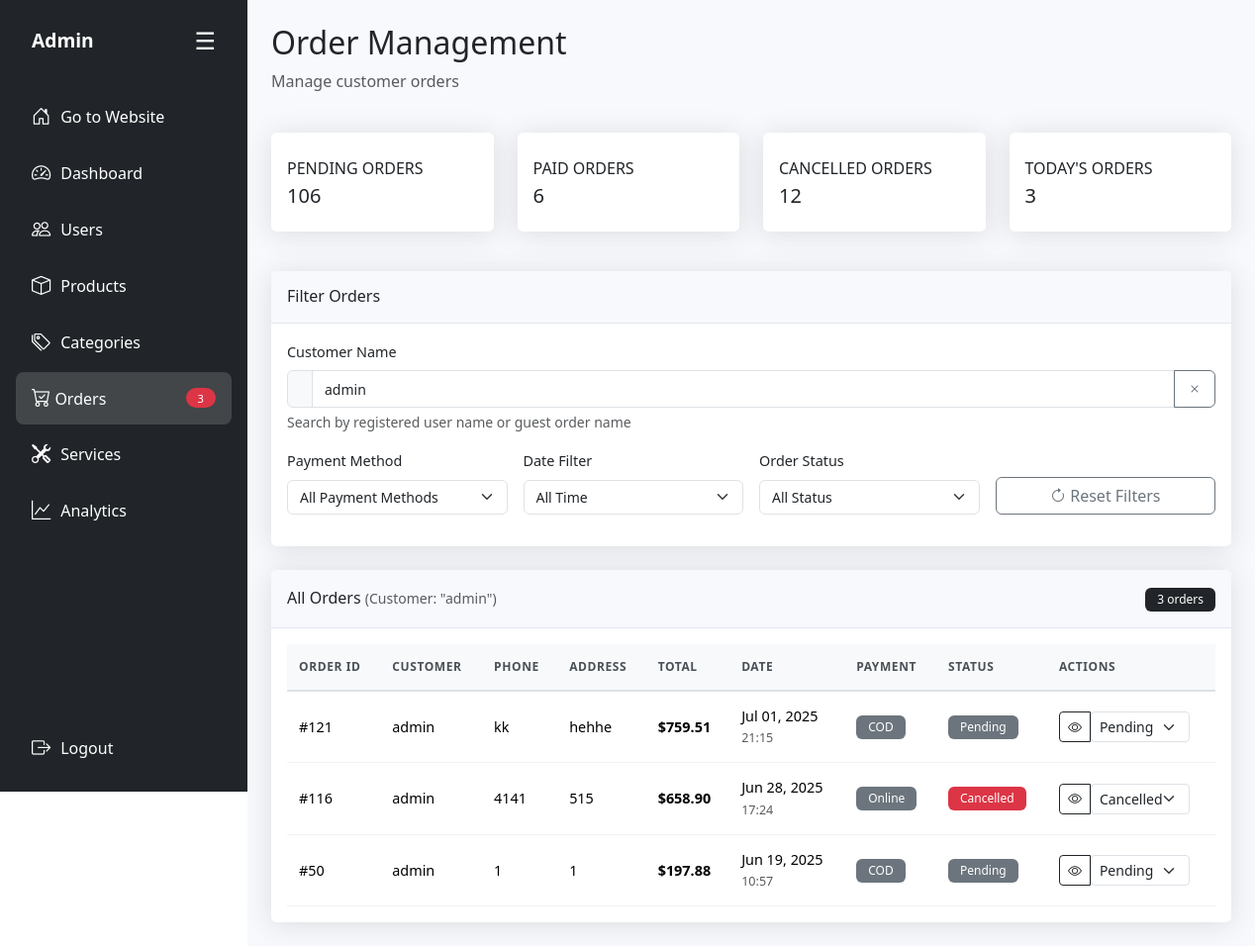
The page /admin/modules/orders.php?customer_filter=admin (signed in) on the database as committed earlier.
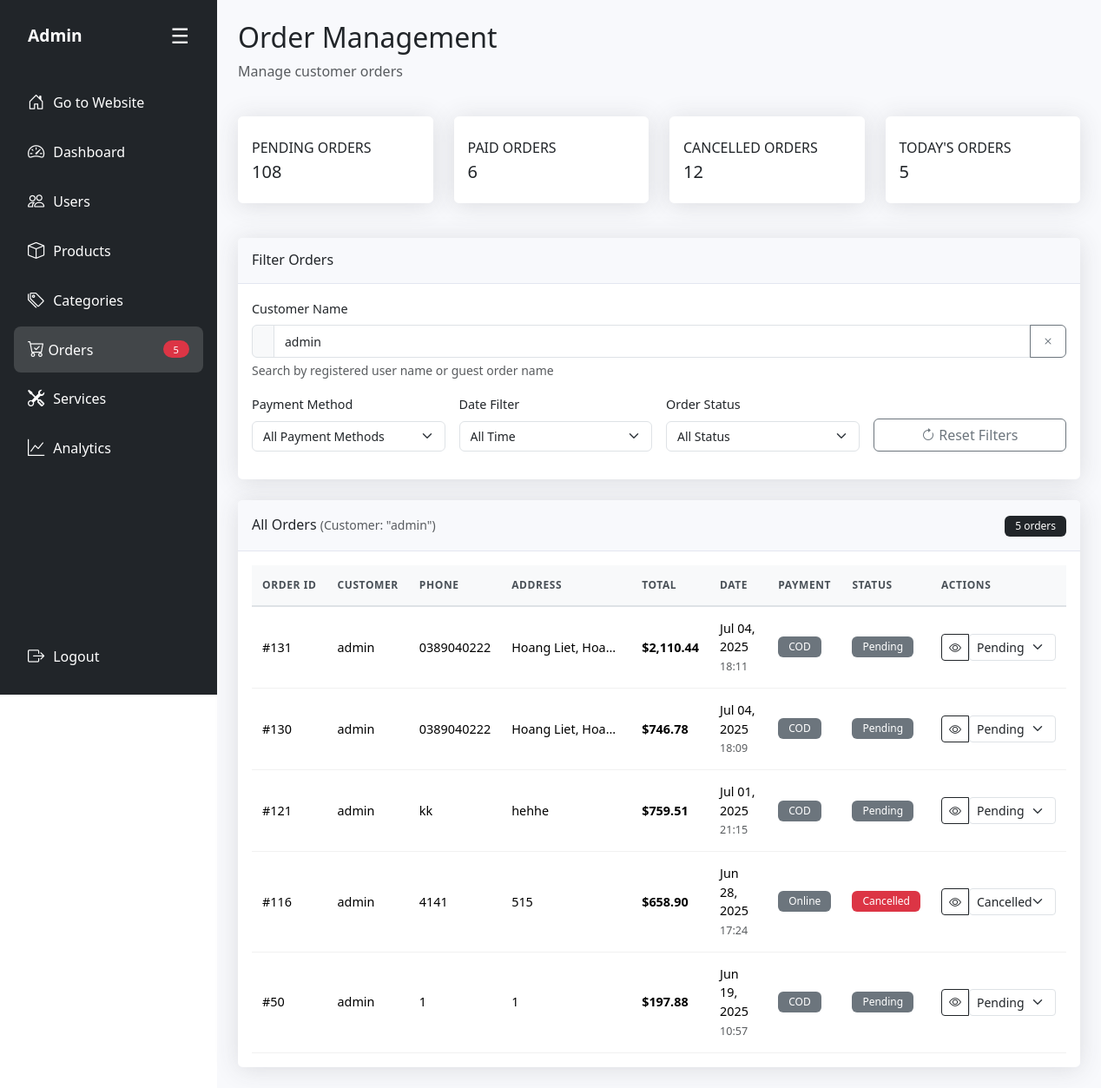
The same page on the database as committed later.
### tables this page shows
CREATE TABLE `bill` (
  `id` int(11) NOT NULL,
  `user_id` int(11) DEFAULT NULL,
  `order_date` datetime DEFAULT current_timestamp(),
  `order_name` varchar(50) NOT NULL,
  `order_phone` varchar(50) NOT NULL,
  `order_address` varchar(255) DEFAULT NULL,
  `order_total` decimal(12,2) DEFAULT NULL,
  `order_paymethod` tinyint(1) NOT NULL DEFAULT 0 COMMENT '0: thanh toán offline, 1: thanh toán online',
  `order_status` varchar(20) DEFAULT 'Pending'
);

CREATE TABLE `site_user` (
  `id` int(11) NOT NULL,
  `name` varchar(50) DEFAULT NULL,
  `address` varchar(255) DEFAULT NULL,
  `email` varchar(255) NOT NULL,
  `phone` varchar(50) DEFAULT NULL,
  `username` varchar(50) NOT NULL,
  `password` varchar(255) NOT NULL,
  `role` tinyint(1) NOT NULL DEFAULT 0,
  `reset_token` varchar(64) DEFAULT NULL
);

### admin/modules/orders.php (the view, shortened to what the changed rows need)
<?php
$current_page = 'orders';
require_once '../includes/admin-layout.php';
?>
<div class="row mb-4">
    <div class="col-12">
        <h2>Order Management</h2>
    </div>
</div>
<div class="row mb-4">
    <div class="col-xl-3 col-md-6 col-sm-6 mb-3">
        <div class="card h-100 py-2">
            <div class="card-body">
                <div class="row no-gutters align-items-center">
                    <div class="col mr-2">
                        <div class="text-xs font-weight-bold text-dark text-uppercase mb-1">Pending Orders</div>
                        <div class="h5 mb-0 font-weight-bold text-gray-800">
                            <?php
                            try {
                                $stmt = $conn->prepare("SELECT COUNT(*) as count FROM bill WHERE order_status IS NULL OR order_status = 'Pending'");
                                $stmt->execute();
                                echo $stmt->fetch()['count'];
                            } catch (Exception $e) {
                                echo "Error";
                            }
                            ?>
                        </div>
                    </div>
                </div>
            </div>
        </div>
    </div>
    <div class="col-xl-3 col-md-6 col-sm-6 mb-3">
        <div class="card h-100 py-2">
            <div class="card-body">
                <div class="row no-gutters align-items-center">
                    <div class="col mr-2">
                        <div class="text-xs font-weight-bold text-dark text-uppercase mb-1">Today's Orders</div>
                        <div class="h5 mb-0 font-weight-bold text-gray-800">
                            <?php
                            try {
                                $stmt = $conn->prepare("SELECT COUNT(*) as count FROM bill WHERE DATE(order_date) = CURDATE()");
                                $stmt->execute();
                                echo $stmt->fetch()['count'];
                            } catch (Exception $e) {
                                echo "Error";
                            }
                            ?>
                        </div>
                    </div>
                </div>
            </div>
        </div>
    </div>
</div>
<div class="row">
    <div class="col-12">
        <div class="card">
            <div class="card-header py-3 d-flex justify-content-between align-items-center">
                <div>
                    <?php
                    $count_sql = "SELECT COUNT(*) as total FROM bill b LEFT JOIN site_user u ON b.user_id = u.id WHERE 1=1";
                    $count_params = [];
                    if (!empty($_GET['customer_filter'])) {
                        $count_sql .= " AND (u.name LIKE ? OR b.order_name LIKE ?)";
                        $search_term = '%' . $_GET['customer_filter'] . '%';
                        $count_params[] = $search_term;
                        $count_params[] = $search_term;
                    }
                    try {
                        $count_stmt = $conn->prepare($count_sql);
                        if (!empty($count_params)) {
                            $count_stmt->execute($count_params);
                        } else {
                            $count_stmt->execute();
                        }
                        $total_orders = $count_stmt->fetchColumn();
                        echo "<span class='badge bg-dark'>{$total_orders} orders</span>";
                    } catch (Exception $e) {
                        echo "<span class='badge bg-danger'>Error</span>";
                    }
                    ?>
                </div>
            </div>
            <div class="card-body">
                <div class="d-none d-md-block">
                    <div class="table-responsive">
                        <table class="table table-hover" id="ordersTable">
                            <thead>
                                <tr>
                                    <th>Order ID</th>
                                    <th>Customer</th>
                                    <th class="d-none d-lg-table-cell">Phone</th>
                                    <th class="d-none d-lg-table-cell">Address</th>
                                    <th>Total</th>
                                    <th class="d-none d-lg-table-cell">Date</th>
                                    <th class="d-none d-lg-table-cell">Payment</th>
                                    <th>Status</th>
                                    <th>Actions</th>
                                </tr>
                            </thead>
                            <tbody>
                                <?php
                                $sql = "SELECT b.*, u.name as user_name
                                        FROM bill b
                                        LEFT JOIN site_user u ON b.user_id = u.id
                                        WHERE 1=1";
                                $params = [];
                                if (!empty($_GET['customer_filter'])) {
                                    $sql .= " AND (u.name LIKE ? OR b.order_name LIKE ?)";
                                    $search_term = '%' . $_GET['customer_filter'] . '%';
                                    $params[] = $search_term;
                                    $params[] = $search_term;
                                }
                                $sql .= " ORDER BY b.order_date DESC";
                                try {
                                    $stmt = $conn->prepare($sql);
                                    $stmt->execute($params);
                                    while ($order = $stmt->fetch(PDO::FETCH_ASSOC)) {
                                        $status_text = 'Pending';
                                        $status_color = 'warning';
                                        $status_value = $order['order_status'];
                                        if ($status_value === 'Paid') {
                                            $status_text = 'Paid';
                                            $status_color = 'success';
                                            $status_value = 'Paid';
                                        } elseif ($status_value === 'Cancelled') {
                                            $status_text = 'Cancelled';
                                            $status_color = 'danger';
                                            $status_value = 'Cancelled';
                                        } else {
                                            $status_value = 'Pending';
                                            $status_color = 'secondary';
                                        }
                                        $customer_name = $order['user_name'] ?: $order['order_name'] ?: 'Guest';
                                        $payment_method = $order['order_paymethod'] == 1 ? 'Online' : 'COD';
                                        echo "<tr>";
                                        echo "<td>#{$order['id']}</td>";
                                        echo "<td class='text-truncate' style='max-width: 120px;'>" . htmlspecialchars($customer_name) . "</td>";
                                        echo "<td class='d-none d-lg-table-cell'>" . htmlspecialchars($order['order_phone']) . "</td>";
                                        echo "<td class='d-none d-lg-table-cell text-truncate' style='max-width: 150px;'>" . htmlspecialchars(substr($order['order_address'], 0, 30)) . (strlen($order['order_address']) > 30 ? '...' : '') . "</td>";
                                        echo "<td class='fw-bold'>$" . number_format($order['order_total'], 2) . "</td>";
                                        echo "<td class='d-none d-lg-table-cell'>" . date('M d, Y', strtotime($order['order_date'])) . "<br><small class='text-muted'>" . date('H:i', strtotime($order['order_date'])) . "</small></td>";
                                        echo "<td class='d-none d-lg-table-cell'><span class='badge bg-secondary'>{$payment_method}</span></td>";
                                        echo "<td><span class='badge bg-{$status_color}'>{$status_text}</span></td>";
                                        echo "<td>";
                                        echo "<div class='btn-group btn-group-sm' role='group'>";
                                        echo "<button class='btn btn-outline-dark' onclick='viewOrderDetails({$order['id']})' title='View Details'><i class='bi bi-eye'></i></button>";
                                        echo "<select class='form-select form-select-sm' onchange='updateOrderStatus({$order['id']}, this.value)' style='width: auto; min-width: 100px;'>";
                                        echo "<option value='Pending'" . ($status_value == 'Pending' ? ' selected' : '') . ">Pending</option>";
                                        echo "<option value='Cancelled'" . ($status_value == 'Cancelled' ? ' selected' : '') . ">Cancelled</option>";
                                        echo "</select>";
                                        echo "</div>";
                                        echo "</td>";
                                        echo "</tr>";
                                    }
                                } catch (Exception $e) {
                                    echo "<tr><td colspan='9' class='text-center text-danger'>Error loading orders: {$e->getMessage()}</td></tr>";
                                }
                                ?>
                            </tbody>
                        </table>
                    </div>
                </div>
            </div>
        </div>
    </div>
</div>
<?php require_once '../includes/admin-layout-footer.php'; ?>

### admin/includes/admin-layout.php (shortened to what the changed rows need)
<?php
$current_dir = basename(dirname($_SERVER['PHP_SELF']));
$base_path = '';
if ($current_dir == 'home-page') {
    $base_path = '../modules/';
    $dashboard_path = 'admin.php';
} elseif ($current_dir == 'modules') {
    $base_path = '';
}
$servername = "localhost";
$username = "root";
$password = "";
$dbname = "banhang";
try {
    $conn = new PDO("mysql:host=$servername;dbname=$dbname;charset=utf8mb4", $username, $password);
    $conn->setAttribute(PDO::ATTR_ERRMODE, PDO::ERRMODE_EXCEPTION);
    $conn->setAttribute(PDO::ATTR_DEFAULT_FETCH_MODE, PDO::FETCH_ASSOC);
    $new_orders_count = 0;
    try {
        $admin_id = $_SESSION['user_id'] ?? 0;
        $last_view_stmt = $conn->prepare("SELECT last_view_time FROM admin_order_views WHERE admin_user_id = ?");
        $last_view_stmt->execute([$admin_id]);
        $last_view = $last_view_stmt->fetch();
        $last_view_time = $last_view ? $last_view['last_view_time'] : '1970-01-01 00:00:00';
        $count_stmt = $conn->prepare("
            SELECT COUNT(*) as count
            FROM bill
            WHERE order_date > ?
            AND order_date >= DATE_SUB(NOW(), INTERVAL 24 HOUR)
        ");
        $count_stmt->execute([$last_view_time]);
        $result = $count_stmt->fetch();
        $new_orders_count = $result['count'];
    } catch (Exception $e) {
        $new_orders_count = 0;
    }
} catch (PDOException $e) {
    die("Database connection failed: " . $e->getMessage());
}
$current_page = $current_page ?? 'dashboard';
?>
<!DOCTYPE html>
<html lang="en">
<head>
    <link href="https://cdn.jsdelivr.net/npm/bootstrap@5.3.3/dist/css/bootstrap.min.css" rel="stylesheet">
    <link href="https://cdn.jsdelivr.net/npm/bootstrap-icons@1.11.1/font/bootstrap-icons.css" rel="stylesheet">
    <link rel="stylesheet" href="../../asset/admin-style.css">
</head>
<body>
    <div class="d-flex">
        <div id="sidebar" class="bg-dark text-white p-3 sidebar d-flex flex-column justify-content-between">
            <div>
                <ul class="nav flex-column">
                    <li class="nav-item">
                        <a href="<?php echo $base_path; ?>orders.php" class="nav-link text-white <?php echo $current_page == 'orders' ? 'active' : ''; ?> d-flex justify-content-between align-items-center">
                            <span><i class="bi bi-cart-check"></i> <span>Orders</span></span>
                            <?php if ($new_orders_count > 0): ?>
                                <span id="new-orders-badge" class="badge bg-danger rounded-pill"><?php echo $new_orders_count; ?></span>
                            <?php endif; ?>
                        </a>
                    </li>
                </ul>
            </div>
        </div>
        <div class="content flex-fill p-4">
            <div id="admin-content">

Rows that differ between the two databases and show on the page:
added bill: id "131", user.name "admin", order_phone "0389040222", order_address "Hoang Liet, Hoa…", order_total "2,110.44", order_date "Jul 04, 2025", order_date "18:11", order_paymethod "COD", status_text "Pending", order_status+id "Pending"
added bill: id "130", user.name "admin", order_phone "0389040222", order_address "Hoang Liet, Hoa…", order_total "746.78", order_date "Jul 04, 2025", order_date "18:09", order_paymethod "COD", status_text "Pending", order_status+id "Pending"
Other text that changed with them:
$new_orders_count: "3" → "5"
$stmt->fetch()['count']: "106" → "108"
$stmt->fetch()['count']: "3" → "5"
$total_orders: "3" → "5"
